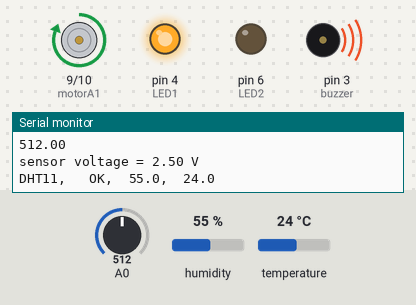
Bench run of a sketch on a simulated Arduino Uno, built with avr-gcc and run on an emulated ATmega328P. On the bench: motor-driver pin pairs drawn as motors (green arrow = first pin HIGH = forward, orange = second pin HIGH = backward, longer = more drive, scaled by the enable pin), output pins drawn as LEDs (lit = HIGH), buzzer (waves = sounding, pin HIGH), the last lines printed to the serial monitor. Wiring (inferred from the names in the program): DHT11 sensor: data pin 5. The inputs (shaded band) are chosen by the test bench; at power-on: A0 = 512, temperature 24 °C, humidity 55 %. Pins used as bus, display or sensor lines are not drawn.

Above: at 2.3 s.
2.4 s: A0 set to 280
5.2 s: A0 set to 257
At 7.6 s:
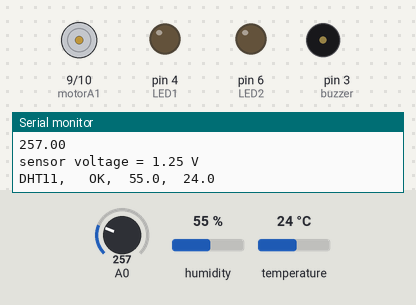
8.6 s: temperature set to 34 °C
11.3 s: temperature set to 37 °C
At 13.7 s:
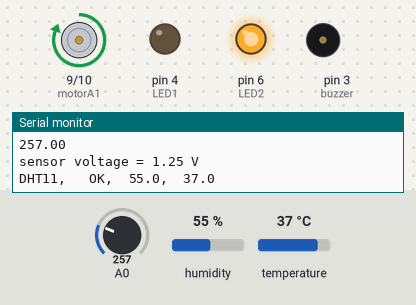
14.7 s: A0 set to 306
At 17.8 s:
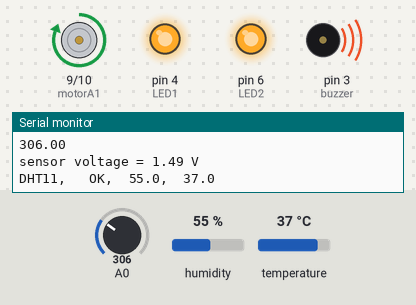
Timing chart, 0 to 18.8 s (numbered marks = the images above; inputs shaded):
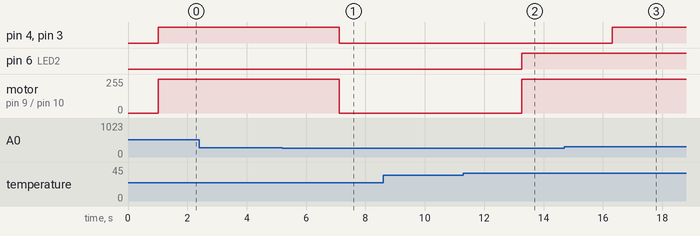

Measured:
- the behaviour switches between 267 and 266 on A0 (found by bisection; images 0 and 1)
- the behaviour switches between 35 and 36 °C on temperature (found by bisection; images 1 and 2)
- after the input at 5.2 s, pin 4 (LED1), pin 3 (buzzer): HIGH → LOW after 1.9 s; motor on pin 9 (motorA1) / pin 10 (motorA2): forward 255/255 → stopped after 1.9 s
- after the input at 11.3 s, pin 6 (LED2): LOW → HIGH after 2.0 s; motor on pin 9 (motorA1) / pin 10 (motorA2): stopped → forward 255/255 after 2.0 s
- after the input at 14.7 s, pin 4 (LED1), pin 3 (buzzer): LOW → HIGH after 1.6 s

The sketch:

gas_temp_humidity.ino
```cpp
#include <dht.h>

dht DHT;

#define DHT11_PIN 5

int buzzer=3;
int motorA1=9;
int motorA2=10;
int motorEN=11;
int LED1=4;
int LED2=6;

void setup()
{
   Serial.begin(9600);
   pinMode(buzzer, OUTPUT);
   pinMode(LED1, OUTPUT);
   pinMode(LED2, OUTPUT);
   pinMode(motorA1,OUTPUT);
   pinMode(motorA2,OUTPUT);

  Serial.println("Library version");
  Serial.println(DHT_LIB_VERSION);
  Serial.println();
}

 void motorforward()
  {
  digitalWrite(motorA1, HIGH);
  digitalWrite(motorA2, LOW);
  }
void motorstop()
  {
  digitalWrite(motorA1, LOW);
  digitalWrite(motorA2, LOW);
  }

void loop()
{
  float sensorVoltage;
  float sensorValue;

  sensorValue = analogRead(A0);
  Serial.println(sensorValue);
  sensorVoltage = (sensorValue/1024)*5.0;

  Serial.print("sensor voltage = ");
  Serial.print(sensorVoltage);
  Serial.println(" V");

  // READ DATA
  Serial.print("DHT11, \t");
  int chk = DHT.read11(DHT11_PIN);
  switch (chk)
  {
    case DHTLIB_OK:
    Serial.print("OK,\t");
    break;
    case DHTLIB_ERROR_CHECKSUM:
    Serial.print("Checksum error,\t");
    break;
    case DHTLIB_ERROR_TIMEOUT:
    Serial.print("Time out error,\t");
    break;
    case DHTLIB_ERROR_CONNECT:
        Serial.print("Connect error,\t");
        break;
    case DHTLIB_ERROR_ACK_L:
        Serial.print("Ack Low error,\t");
        break;
    case DHTLIB_ERROR_ACK_H:
        Serial.print("Ack High error,\t");
        break;
    default:
    Serial.print("Unknown error,\t");
    break;
  }
  // DISPLAY DATA
  Serial.print(DHT.humidity, 1);
  Serial.print(",\t");
  Serial.println(DHT.temperature, 1);
  delay(1000);


  if(sensorVoltage>1.30)
 {
    digitalWrite(LED1, HIGH);
    digitalWrite(buzzer,HIGH);
    analogWrite(motorEN, 255);
    motorforward();
    delay(500);
 }
 else if(DHT.temperature>35){
     digitalWrite(LED2, HIGH);
     analogWrite(motorEN, 255);
     motorforward();
     delay(500);
 }
 else {
        digitalWrite(buzzer,LOW);
        digitalWrite(LED1, LOW);
        digitalWrite(LED2, LOW);
        motorstop();

 }
}
```
